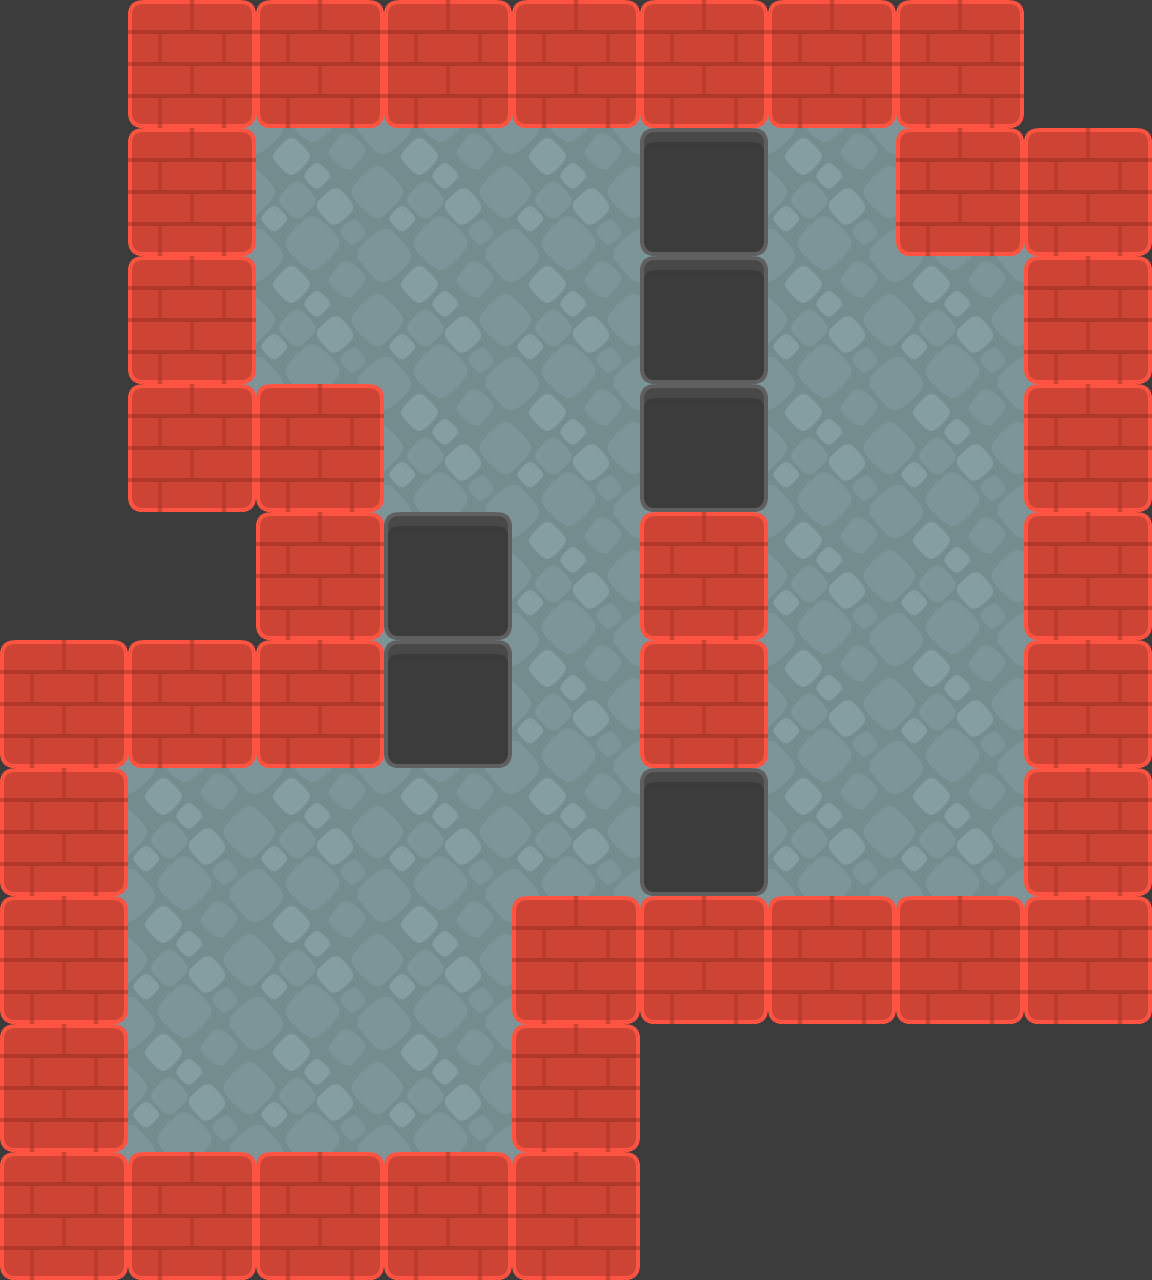

A level layout from a 2D game, rendered from its tile map. Below: a short description, then the map file with its tile-grid data intact:
An orthogonal 9x10 tile map with 128x128 px tiles, 2 tile layers (floor, building) and 7 objects (player).

<map version="1.8" tiledversion="1.8.5" orientation="orthogonal" renderorder="right-down" width="9" height="10" tilewidth="128" tileheight="128" infinite="0" backgroundcolor="#3c3c3c" nextlayerid="6" nextobjectid="24">
 <tileset firstgid="1" source="../../tilesheets/sokoban_tilesheet.tsx" />
 <layer id="4" name="floor" width="9" height="10" offsetx="64" offsety="64">
  <data encoding="csv">
0,90,90,90,90,90,90,0,0,
0,90,90,90,90,90,90,90,0,
0,90,90,90,90,90,90,90,0,
0,0,90,90,90,90,90,90,0,
1,1,90,90,90,90,90,90,0,
90,90,90,90,90,90,90,90,0,
90,90,90,90,90,90,90,90,0,
90,90,90,90,0,0,0,0,0,
90,90,90,90,0,0,0,0,0,
0,0,0,0,0,0,0,0,0
</data>
 </layer>
 <layer id="1" name="building" width="9" height="10">
  <data encoding="csv">
0,85,85,85,85,85,85,85,0,
0,85,0,0,0,12,0,85,85,
0,85,0,0,0,12,0,0,85,
0,85,85,0,0,12,0,0,85,
0,0,85,12,0,85,0,0,85,
85,85,85,12,0,85,0,0,85,
85,0,0,0,0,12,0,0,85,
85,0,0,0,85,85,85,85,85,
85,0,0,0,85,0,0,0,0,
85,85,85,85,85,0,0,0,0
</data>
 </layer>
 <objectgroup id="2" name="objects">
  <object id="3" name="player" gid="73" x="256" y="128" width="128" height="128" />
  <object id="4" gid="7" x="512" y="256" width="128" height="128" />
  <object id="5" gid="7" x="384" y="384" width="128" height="128" />
  <object id="6" gid="7" x="768" y="256" width="128" height="128" />
  <object id="22" gid="7" x="768" y="768" width="128" height="128" />
  <object id="8" gid="7" x="384" y="896" width="128" height="128" />
  <object id="12" gid="40" x="384" y="128" width="128" height="128" />
 </objectgroup>
</map>
